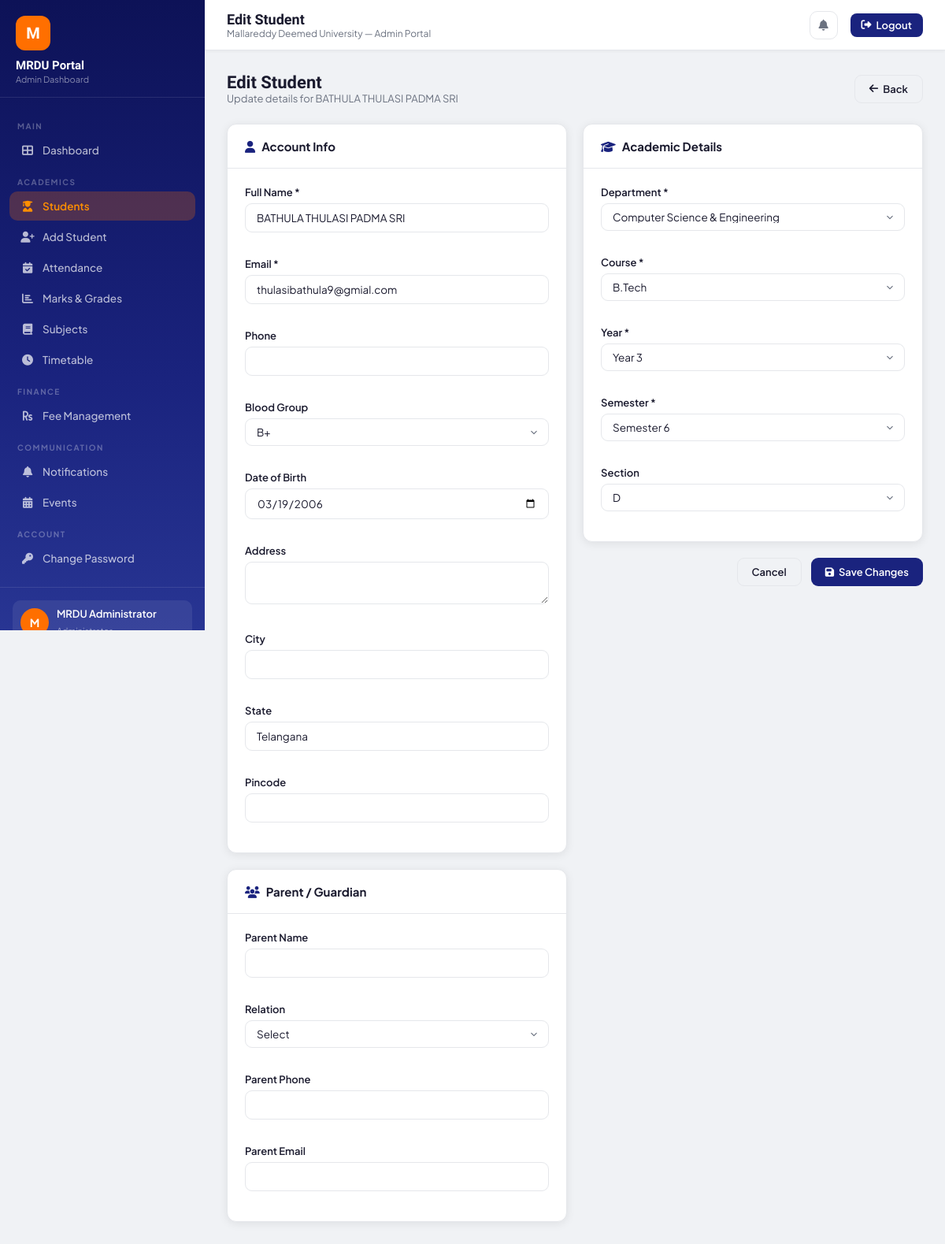
The app's page /admin/students/1/edit (signed in) with its own data.
### models.py (models this page shows, shortened)
class User(UserMixin, db.Model):
    __tablename__ = 'users'
    id = db.Column(db.Integer, primary_key=True)
    username = db.Column(db.String(50), unique=True, nullable=False)
    email = db.Column(db.String(120), unique=True, nullable=False)
    password_hash = db.Column(db.String(256), nullable=False)
    role = db.Column(db.String(20), nullable=False, default='student')
    full_name = db.Column(db.String(100), nullable=False)
    is_active = db.Column(db.Boolean, default=True)
    created_at = db.Column(db.DateTime, default=datetime.utcnow)
    student_profile = db.relationship('Student', backref='user', uselist=False)
    admin_profile = db.relationship('Admin', backref='user', uselist=False)

class Student(db.Model):
    __tablename__ = 'students'
    id = db.Column(db.Integer, primary_key=True)
    user_id = db.Column(db.Integer, db.ForeignKey('users.id'), nullable=False)
    roll_number = db.Column(db.String(20), unique=True, nullable=False)
    admission_number = db.Column(db.String(20), unique=True)
    date_of_birth = db.Column(db.Date)
    gender = db.Column(db.String(10))
    phone = db.Column(db.String(15))
    address = db.Column(db.Text)
    city = db.Column(db.String(50))
    state = db.Column(db.String(50))
    pincode = db.Column(db.String(10))
    blood_group = db.Column(db.String(5))
    department = db.Column(db.String(100))
    course = db.Column(db.String(100))
    year = db.Column(db.Integer)
    semester = db.Column(db.Integer)
    section = db.Column(db.String(5))
    admission_date = db.Column(db.Date, default=datetime.utcnow)
    photo_url = db.Column(db.String(200))
    parent_name = db.Column(db.String(100))
    parent_phone = db.Column(db.String(15))
    parent_email = db.Column(db.String(120))
    parent_relation = db.Column(db.String(30))
    attendances = db.relationship('Attendance', backref='student', lazy=True)
    marks = db.relationship('Mark', backref='student', lazy=True)
    fees = db.relationship('Fee', backref='student', lazy=True)

### routes/admin.py (the view, shortened to what this page needs)
@admin.route('/students/<int:sid>/edit', methods=['GET', 'POST'])
@login_required
@admin_required
def edit_student(sid):
    student = Student.query.get_or_404(sid)
    user = student.user
    return render_template('admin/edit_student.html', student=student)

### models.py (called while the page is built)
@login_manager.user_loader
def load_user(user_id):
    return User.query.get(int(user_id))

### routes/admin.py (called while the page is built)
def admin_required(f):
    @wraps(f)
    def decorated(*args, **kwargs):
        if not current_user.is_authenticated or current_user.role != 'admin':
            flash('Access denied. Admin privileges required.', 'danger')
            return redirect(url_for('auth.login'))
        return f(*args, **kwargs)
    return decorated

### templates/admin/edit_student.html (shortened to what this page needs)
{% extends "admin/base_admin.html" %}
{% block page_title %}Edit Student{% endblock %}
{% block content %}
<div class="page-header">
  <div><h2>Edit Student</h2><p>Update details for {{ student.user.full_name }}</p></div>
  <a href="{{ url_for('admin.view_student', sid=student.id) }}" class="btn btn-outline"><i class="fas fa-arrow-left"></i> Back</a>
</div>
<form method="POST">
  <div class="grid-2">
    <div>
      <div class="card mb-3">
        <div class="card-header"><h3><i class="fas fa-user" style="color:var(--primary);margin-right:8px"></i>Account Info</h3></div>
        <div class="card-body">
          <div class="form-grid">
            <div class="form-group">
              <label class="form-label">Full Name *</label>
              <input type="text" name="full_name" class="form-control" value="{{ student.user.full_name }}" required>
            </div>
            <div class="form-group">
              <label class="form-label">Email *</label>
              <input type="email" name="email" class="form-control" value="{{ student.user.email }}" required>
            </div>
            <div class="form-group">
              <label class="form-label">Phone</label>
              <input type="tel" name="phone" class="form-control" value="{{ student.phone or '' }}">
            </div>
            <div class="form-group">
              <label class="form-label">Blood Group</label>
              <select name="blood_group" class="form-control form-select">
                {% for bg in ['A+','A-','B+','B-','AB+','AB-','O+','O-'] %}
                <option {{ 'selected' if student.blood_group == bg }}>{{ bg }}</option>
                {% endfor %}
              </select>
            </div>
            <div class="form-group">
              <label class="form-label">Date of Birth</label>
              <input type="date" name="dob" class="form-control" value="{{ student.date_of_birth.strftime('%Y-%m-%d') if student.date_of_birth else '' }}">
            </div>
            <div class="form-group" style="grid-column:1/-1">
              <label class="form-label">Address</label>
              <textarea name="address" class="form-control" rows="2">{{ student.address or '' }}</textarea>
            </div>
            <div class="form-group">
              <label class="form-label">City</label>
              <input type="text" name="city" class="form-control" value="{{ student.city or '' }}">
            </div>
            <div class="form-group">
              <label class="form-label">State</label>
              <input type="text" name="state" class="form-control" value="{{ student.state or 'Telangana' }}">
            </div>
            <div class="form-group">
              <label class="form-label">Pincode</label>
              <input type="text" name="pincode" class="form-control" value="{{ student.pincode or '' }}">
            </div>
          </div>
        </div>
      </div>
      <div class="card">
        <div class="card-header"><h3><i class="fas fa-users" style="color:var(--primary);margin-right:8px"></i>Parent / Guardian</h3></div>
        <div class="card-body">
          <div class="form-grid">
            <div class="form-group">
              <label class="form-label">Parent Name</label>
              <input type="text" name="parent_name" class="form-control" value="{{ student.parent_name or '' }}">
            </div>
            <div class="form-group">
              <label class="form-label">Relation</label>
              <select name="parent_relation" class="form-control form-select">
                <option value="">Select</option>
              </select>
            </div>
            <div class="form-group">
              <label class="form-label">Parent Phone</label>
              <input type="tel" name="parent_phone" class="form-control" value="{{ student.parent_phone or '' }}">
            </div>
            <div class="form-group">
              <label class="form-label">Parent Email</label>
              <input type="email" name="parent_email" class="form-control" value="{{ student.parent_email or '' }}">
            </div>
          </div>
        </div>
      </div>
    </div>
    <div>
      <div class="card mb-3">
        <div class="card-header"><h3><i class="fas fa-graduation-cap" style="color:var(--primary);margin-right:8px"></i>Academic Details</h3></div>
        <div class="card-body">
          <div class="form-grid">
            <div class="form-group">
              <label class="form-label">Department *</label>
              <select name="department" class="form-control form-select" required>
                {% for d in ['Computer Science & Engineering','Electronics & Communication','Mechanical Engineering','Civil Engineering','Electrical Engineering','Information Technology','Business Administration','Commerce','Pharmacy','Nursing','Law','Arts & Humanities'] %}
                <option {{ 'selected' if student.department == d }}>{{ d }}</option>
                {% endfor %}
              </select>
            </div>
            <div class="form-group">
              <label class="form-label">Course *</label>
              <select name="course" class="form-control form-select" required>
                {% for c in ['B.Tech','M.Tech','BCA','MCA','B.Sc','M.Sc','BBA','MBA','B.Com','M.Com','B.Pharm','M.Pharm','LLB','BA','MA'] %}
                <option {{ 'selected' if student.course == c }}>{{ c }}</option>
                {% endfor %}
              </select>
            </div>
            <div class="form-group">
              <label class="form-label">Year *</label>
              <select name="year" class="form-control form-select" required>
                {% for y in range(1,5) %}<option value="{{ y }}" {{ 'selected' if student.year == y }}>Year {{ y }}</option>{% endfor %}
              </select>
            </div>
            <div class="form-group">
              <label class="form-label">Semester *</label>
              <select name="semester" class="form-control form-select" required>
                {% for s in range(1,9) %}<option value="{{ s }}" {{ 'selected' if student.semester == s }}>Semester {{ s }}</option>{% endfor %}
              </select>
            </div>
            <div class="form-group">
              <label class="form-label">Section</label>
              <select name="section" class="form-control form-select">
                {% for s in ['A','B','C','D'] %}<option {{ 'selected' if student.section == s }}>{{ s }}</option>{% endfor %}
              </select>
            </div>
          </div>
        </div>
      </div>
      <div style="display:flex;gap:12px;justify-content:flex-end">
        <a href="{{ url_for('admin.view_student', sid=student.id) }}" class="btn btn-outline">Cancel</a>
        <button type="submit" class="btn btn-primary"><i class="fas fa-save"></i> Save Changes</button>
      </div>
    </div>
  </div>
</form>
{% endblock %}

### templates/admin/base_admin.html
{% extends "base.html" %}
{% block body %}
<div class="sidebar">
  <div class="sidebar-brand">
    <div class="logo-circle">M</div>
    <h2>MRDU Portal</h2>
    <p>Admin Dashboard</p>
  </div>
  <nav>
    <div class="nav-section">Main</div>
    <a href="{{ url_for('admin.dashboard') }}" class="nav-item"><i class="fas fa-th-large"></i> Dashboard</a>
    <div class="nav-section">Academics</div>
    <a href="{{ url_for('admin.students') }}" class="nav-item"><i class="fas fa-user-graduate"></i> Students</a>
    <a href="{{ url_for('admin.add_student') }}" class="nav-item"><i class="fas fa-user-plus"></i> Add Student</a>
    <a href="{{ url_for('admin.attendance') }}" class="nav-item"><i class="fas fa-calendar-check"></i> Attendance</a>
    <a href="{{ url_for('admin.marks') }}" class="nav-item"><i class="fas fa-chart-bar"></i> Marks & Grades</a>
    <a href="{{ url_for('admin.subjects') }}" class="nav-item"><i class="fas fa-book"></i> Subjects</a>
    <a href="{{ url_for('admin.timetable') }}" class="nav-item"><i class="fas fa-clock"></i> Timetable</a>
    <div class="nav-section">Finance</div>
    <a href="{{ url_for('admin.fees') }}" class="nav-item"><i class="fas fa-rupee-sign"></i> Fee Management</a>
    <div class="nav-section">Communication</div>
    <a href="{{ url_for('admin.notifications') }}" class="nav-item"><i class="fas fa-bell"></i> Notifications</a>
    <a href="{{ url_for('admin.events') }}" class="nav-item"><i class="fas fa-calendar-alt"></i> Events</a>
    <div class="nav-section">Account</div>
    <a href="{{ url_for('auth.change_password') }}" class="nav-item"><i class="fas fa-key"></i> Change Password</a>
  </nav>
  <div class="sidebar-footer">
    <div class="user-card">
      <div class="user-avatar">{{ current_user.full_name[0] }}</div>
      <div class="user-info">
        <p>{{ current_user.full_name }}</p>
        <span>Administrator</span>
      </div>
    </div>
  </div>
</div>
<div class="main-wrap">
  <div class="topbar">
    <div class="topbar-left">
      <h1>{% block page_title %}Dashboard{% endblock %}</h1>
      <p>Mallareddy Deemed University — Admin Portal</p>
    </div>
    <div class="topbar-right">
      <a href="{{ url_for('admin.notifications') }}" class="topbar-btn" title="Notifications"><i class="fas fa-bell"></i></a>
      <a href="{{ url_for('auth.logout') }}" class="logout-btn"><i class="fas fa-sign-out-alt"></i> Logout</a>
    </div>
  </div>
  <div class="content">
    {% block content %}{% endblock %}
  </div>
</div>
{% endblock %}

### records on screen
User: full_name "M", full_name "MRDU Administrator"
User: user.full_name "BATHULA THULASI PADMA SRI", full_name "BATHULA THULASI PADMA SRI", email "thulasibathula9@gmial.com"
Student: dob "03/19/2006", state "Telangana"

### other values on screen
form field blood_group "B+"
form field department "Computer Science & Engineering"
form field course "B.Tech"
form field section "D"
